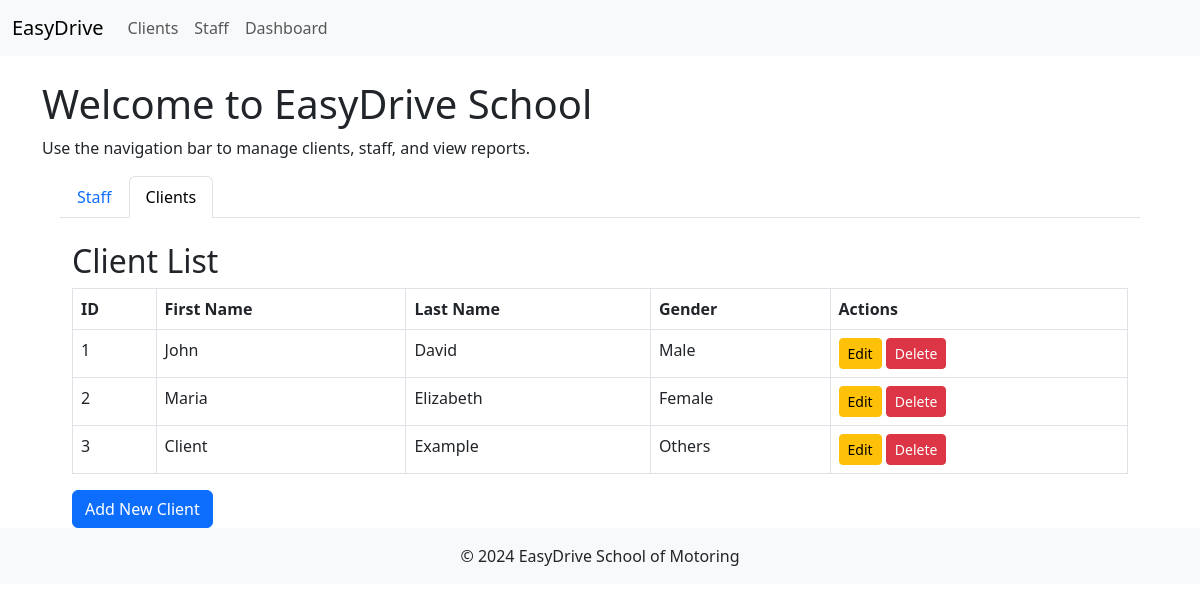
The app's page /clients.php, older data.
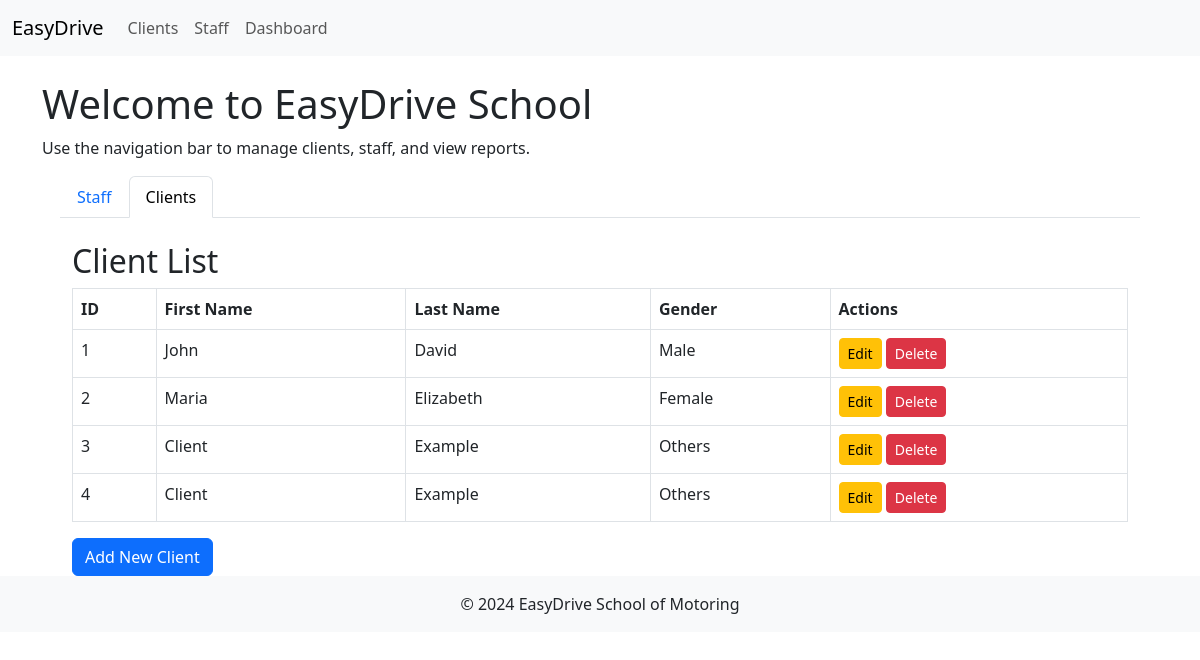
The same page, newer data.
### tables this page shows
CREATE TABLE `client` (
  `Client_ID` int(11) NOT NULL,
  `First_Name` varchar(255) NOT NULL,
  `Last_Name` varchar(255) NOT NULL,
  `Gender` varchar(50) NOT NULL,
  `Age` int(11) NOT NULL,
  `Office_ID` int(11) NOT NULL,
  `User_ID` int(11) NOT NULL
);

### clients.php (the view)
<?php
include 'header.php';
include 'db_connection.php';
$sql = "SELECT * FROM client";
$result = $conn->query($sql);
include 'dashboard.php';
?>
<div class="center">
    <div class="dashboard">
    <ul class="nav nav-tabs">
        <li class="nav-item">
            <a class="nav-link" href="#">Staff</a>
        </li>
        <li class="nav-item">
            <a class="nav-link active" aria-current="page" href="#">Clients</a>
        </li>
    </ul>
        <div class="container mt-4">
            <h2>Client List</h2>
            <table class="table table-bordered">
                <thead>
                    <tr>
                        <th>ID</th>
                        <th>First Name</th>
                        <th>Last Name</th>
                        <th>Gender</th>
                        <th>Actions</th>
                    </tr>
                </thead>
                <tbody>
                    <?php
                    if ($result->num_rows > 0) {
                        while ($row = $result->fetch_assoc()) {
                            echo "<tr>
                                    <td>{$row['Client_ID']}</td>
                                    <td>{$row['First_Name']}</td>
                                    <td>{$row['Last_Name']}</td>
                                    <td>{$row['Gender']}</td>
                                    <td>
                                        <a href='client_form.php?id={$row['Client_ID']}' class='btn btn-warning btn-sm'>Edit</a>
                                        <a href='delete_client.php?id={$row['Client_ID']}' class='btn btn-danger btn-sm'>Delete</a>
                                    </td>
                                </tr>";
                        }
                    } else {
                        echo "<tr><td colspan='5'>No clients found.</td></tr>";
                    }
                    ?>
                </tbody>
            </table>
            <a href="client_form.php" class="btn btn-primary">Add New Client</a>
        </div>
    </div>
</div>
<?php include 'footer.php'; ?>

### header.php (shortened to what this page needs)
<!DOCTYPE html>
<html lang="en">
<head>
    <link href="https://cdn.jsdelivr.net/npm/bootstrap@5.3.0-alpha3/dist/css/bootstrap.min.css" rel="stylesheet">
</head>
<body>
    <nav class="navbar navbar-expand-lg navbar-light bg-light">
        <div class="container-fluid">
            <a class="navbar-brand" href="dashboard.php">EasyDrive</a>
            <div class="collapse navbar-collapse">
                <ul class="navbar-nav me-auto">
                    <li class="nav-item"><a class="nav-link" href="clients.php">Clients</a></li>
                    <li class="nav-item"><a class="nav-link" href="staff.php">Staff</a></li>
                    <li class="nav-item"><a class="nav-link" href="dashboard.php">Dashboard</a></li>
                </ul>
            </div>
        </div>
    </nav>

### dashboard.php (shortened to what this page needs)
<!DOCTYPE html>
<html lang="en">
<head>
    <link href="https://cdn.jsdelivr.net/npm/bootstrap@5.3.0-alpha3/dist/css/bootstrap.min.css" rel="stylesheet">
</head>
<body>
    <div class="container mt-4">
        <h1>Welcome to EasyDrive School</h1>
        <p>Use the navigation bar to manage clients, staff, and view reports.</p>
    </div>
</body>
</html>

### footer.php (shortened to what this page needs)
<html>
    <head>
    </head>
    <body>
        <footer class="bg-light text-center text-lg-start">
            <div class="text-center p-3">
                &copy; 2024 EasyDrive School of Motoring
            </div>
        </footer>
    </body>
</html>

### dashboard.php (style rules this page uses)
.center { display: flex; justify-content: center; align-items: center; flex-direction: column; }
.dashboard { width: 90%; height: fit-content; }

### footer.php (style rules this page uses)
footer { width: 100%; height: fit-content; position: relative; bottom: 0; left: 0; }

Row changes from the older to the newer data that the page shows:
added client: Client_ID "4", First_Name "Client", Last_Name "Example", Gender "Others"
